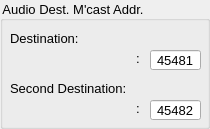
            <widget class="QGroupBox" name="groupBox_Dest_Audio">
             <property name="styleSheet">
              <string notr="true">font-family: Arial; font-size: 13px</string>
             </property>
             <property name="title">
              <string>Audio Dest. M'cast Addr.</string>
             </property>
             <widget class="QLineEdit" name="lineEdit_Media_Audio_First_Dest_Mcast_Port">
              <property name="geometry">
               <rect>
                <x>150</x>
                <y>50</y>
                <width>51</width>
                <height>20</height>
               </rect>
              </property>
              <property name="acceptDrops">
               <bool>false</bool>
              </property>
              <property name="styleSheet">
               <string notr="true">font-family: Arial; font-size: 13px</string>
              </property>
              <property name="inputMask">
               <string/>
              </property>
              <property name="text">
               <string>45481</string>
              </property>
              <property name="maxLength">
               <number>5</number>
              </property>
              <property name="alignment">
               <set>Qt::AlignCenter</set>
              </property>
             </widget>
             <widget class="QLabel" name="label_Media_Audio_Second_Dest">
              <property name="enabled">
               <bool>true</bool>
              </property>
              <property name="geometry">
               <rect>
                <x>10</x>
                <y>80</y>
                <width>151</width>
                <height>16</height>
               </rect>
              </property>
              <property name="styleSheet">
               <string notr="true">font-family: Arial; font-size: 13px</string>
              </property>
              <property name="text">
               <string>Second Destination:</string>
              </property>
             </widget>
             <widget class="QLineEdit" name="lineEdit_Media_Audio_Second_Dest_Mcast_Port">
              <property name="enabled">
               <bool>true</bool>
              </property>
              <property name="geometry">
               <rect>
                <x>150</x>
                <y>100</y>
                <width>51</width>
                <height>20</height>
               </rect>
              </property>
              <property name="acceptDrops">
               <bool>false</bool>
              </property>
              <property name="styleSheet">
               <string notr="true">font-family: Arial; font-size: 13px</string>
              </property>
              <property name="inputMask">
               <string/>
              </property>
              <property name="text">
               <string>45482</string>
              </property>
              <property name="maxLength">
               <number>6</number>
              </property>
              <property name="alignment">
               <set>Qt::AlignCenter</set>
              </property>
             </widget>
             <widget class="QLabel" name="label_Media_Audio_First_Dest">
              <property name="geometry">
               <rect>
                <x>10</x>
                <y>30</y>
                <width>151</width>
                <height>16</height>
               </rect>
              </property>
              <property name="styleSheet">
               <string notr="true">font-family: Arial; font-size: 13px</string>
              </property>
              <property name="text">
               <string>Destination:</string>
              </property>
             </widget>
             <widget class="QLabel" name="label_Media_Audio_First_Colon">
              <property name="geometry">
               <rect>
                <x>130</x>
                <y>50</y>
                <width>16</width>
                <height>16</height>
               </rect>
              </property>
              <property name="styleSheet">
               <string notr="true">font-family: Arial; font-size: 13px</string>
              </property>
              <property name="text">
               <string>:</string>
              </property>
              <property name="alignment">
               <set>Qt::AlignCenter</set>
              </property>
             </widget>
             <widget class="QLabel" name="label_Media_Audio_Second_Colon">
              <property name="geometry">
               <rect>
                <x>130</x>
                <y>100</y>
                <width>16</width>
                <height>16</height>
               </rect>
              </property>
              <property name="styleSheet">
               <string notr="true">font-family: Arial; font-size: 13px</string>
              </property>
              <property name="text">
               <string>:</string>
              </property>
              <property name="alignment">
               <set>Qt::AlignCenter</set>
              </property>
             </widget>
            </widget>
